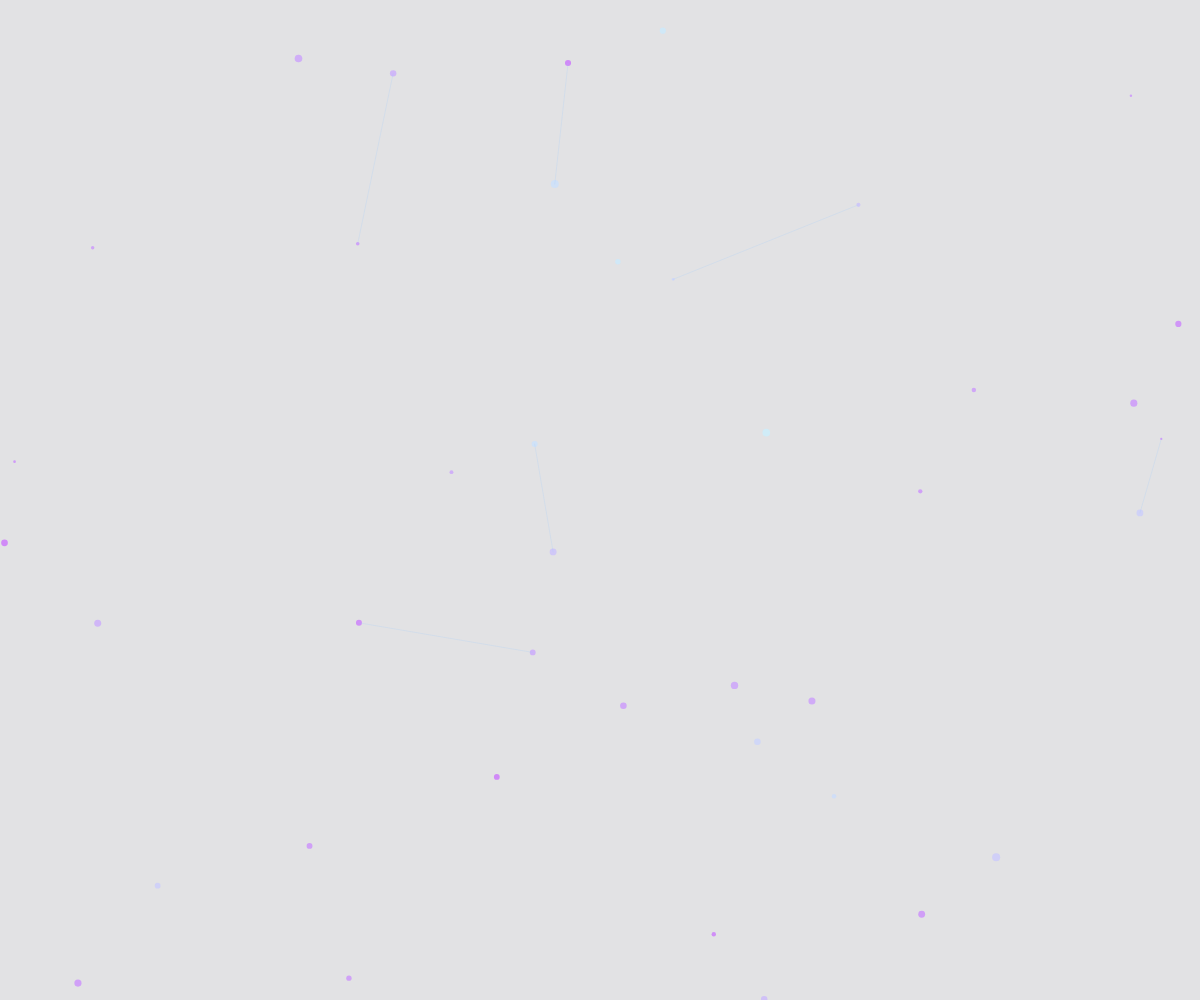
Frame 1 (no input)
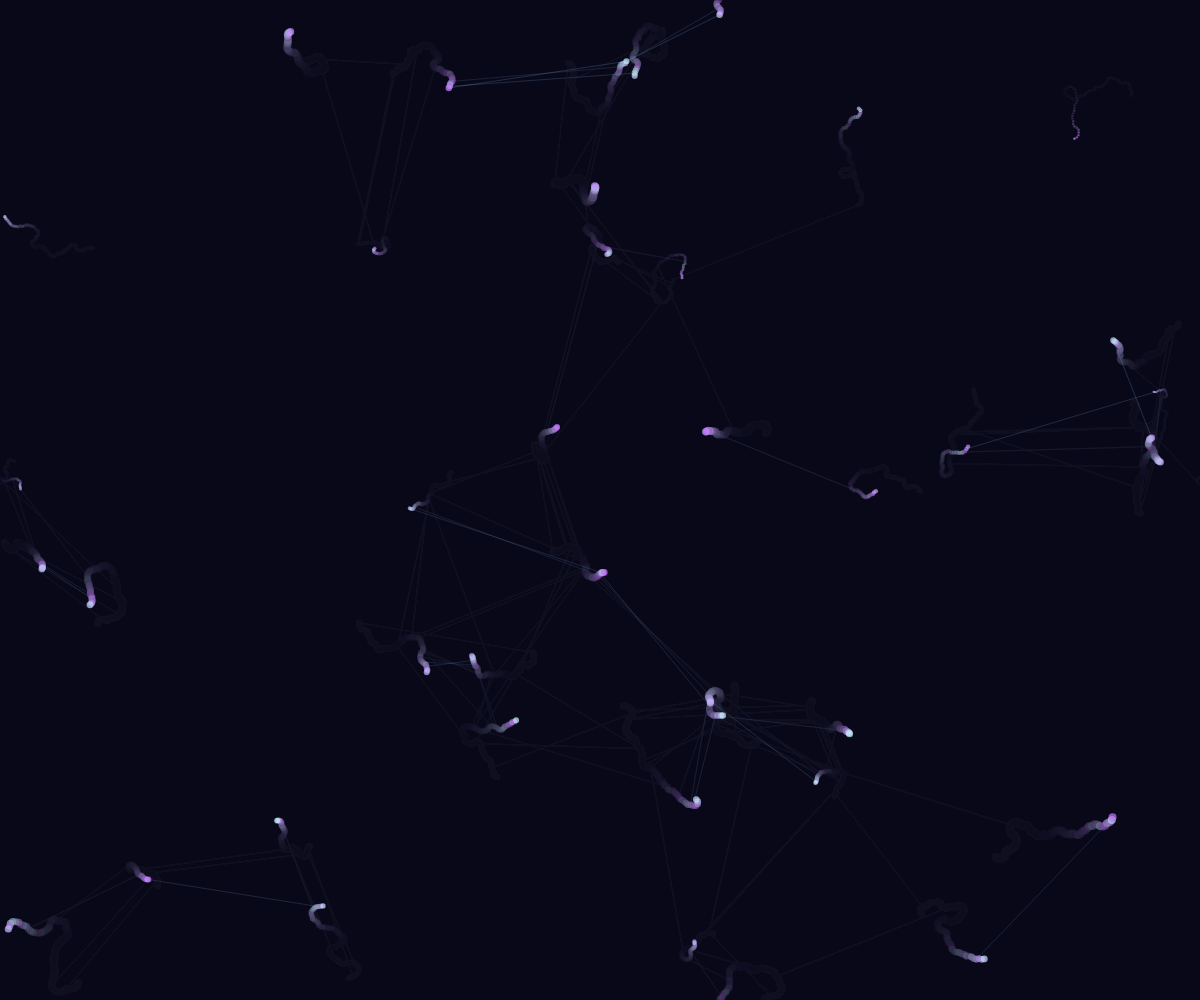
Frame 60 (no input)
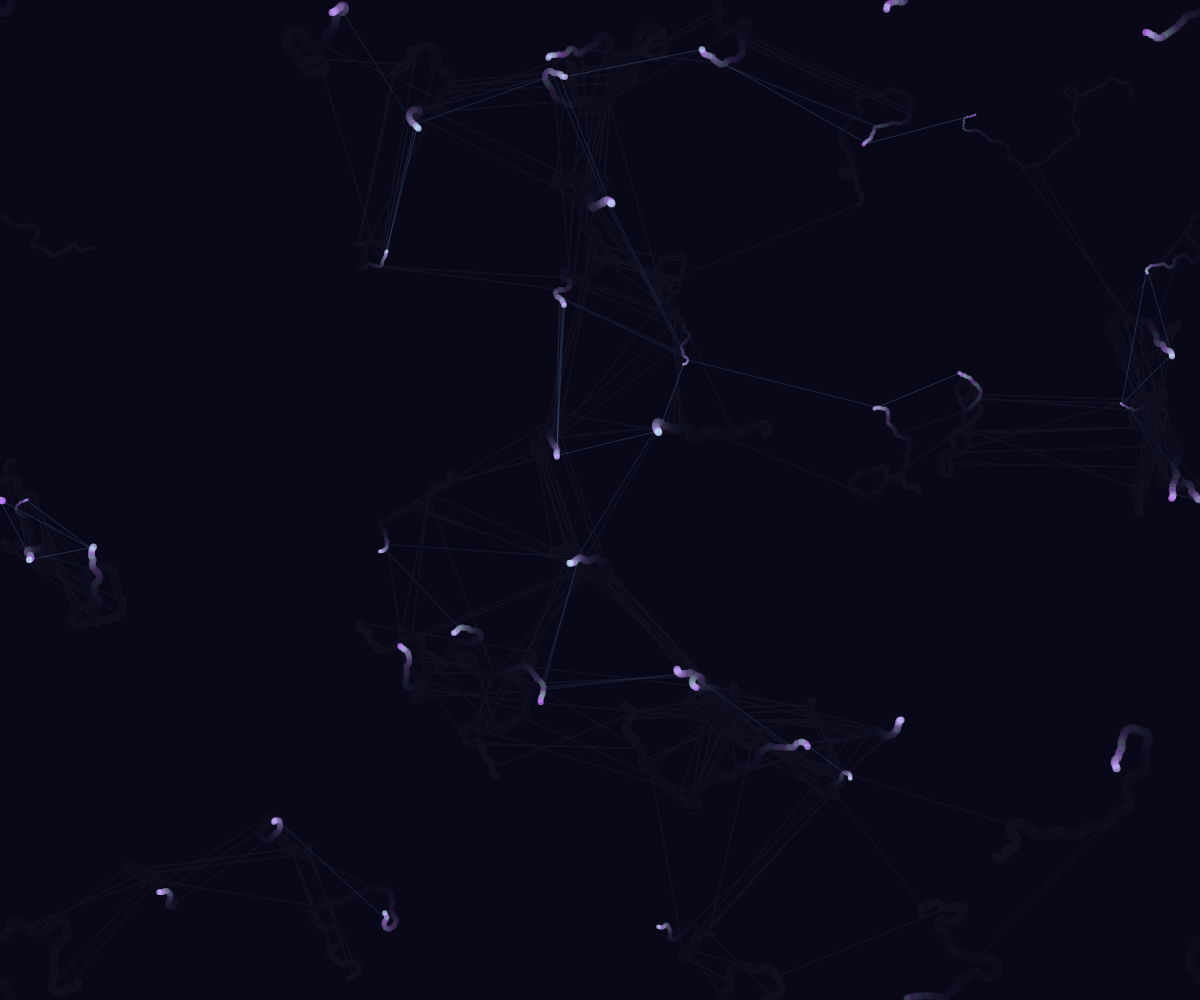
Frame 120 (the mouse pressed at the canvas centre since frame 60)

The p5.js sketch that drew these frames (run headless with seeded random() and noise() and a simulated clock; from frame 60 on, the mouse is pressed at the canvas centre):

// p5.js sketch
// ── sketch.js
let particles = [];
let connections = [];

function setup() {
  createCanvas(windowWidth, windowHeight);
  for (let i = 0; i < 40; i++) {
    particles.push(new NeuronParticle());
  }
}

function draw() {
  background(10, 10, 25, 30); // 深い紺色の残像（思考の余韻）

  // 粒子（単語/概念）の更新と描画
  particles.forEach(p => {
    p.update();
    p.display();
  });

  // 【高温度演算の核：連想の糸】
  // 近くにいる粒子同士を、確率的に（温度高く）つなぐ
  for (let i = 0; i < particles.length; i++) {
    for (let j = i + 1; j < particles.length; j++) {
      let d = dist(particles[i].pos.x, particles[i].pos.y, particles[j].pos.x, particles[j].pos.y);
      
      // 温度が高い＝「遠くの、本来つながらないはずの概念」にも手を伸ばす
      if (d < 200 && random() > 0.95) { // 5%の確率で、突発的なひらめき（不整合な接続）
        stroke(150, 200, 255, 50);
        line(particles[i].pos.x, particles[i].pos.y, particles[j].pos.x, particles[j].pos.y);
      }
    }
  }
}

class NeuronParticle {
  constructor() {
    this.pos = createVector(random(width), random(height));
    this.vel = p5.Vector.random2D().mult(random(1, 3));
    this.size = random(2, 8);
    this.drift = random(0.01, 0.1);
  }

  update() {
    // 常に「温度」に揺さぶられ、安定した軌道を持たない
    this.vel.rotate(random(-PI/4, PI/4)); 
    this.pos.add(this.vel);

    // 画面端で跳ね返らず、反対側から「輪廻」してくる（思考のループ）
    if (this.pos.x < 0) this.pos.x = width;
    if (this.pos.x > width) this.pos.x = 0;
    if (this.pos.y < 0) this.pos.y = height;
    if (this.pos.y > height) this.pos.y = 0;
  }

  display() {
    noStroke();
    // 粒子の色が、演算の「熱」によって微妙に変化する
    fill(200, random(100, 250), 255, 180);
    ellipse(this.pos.x, this.pos.y, this.size);
  }
}
